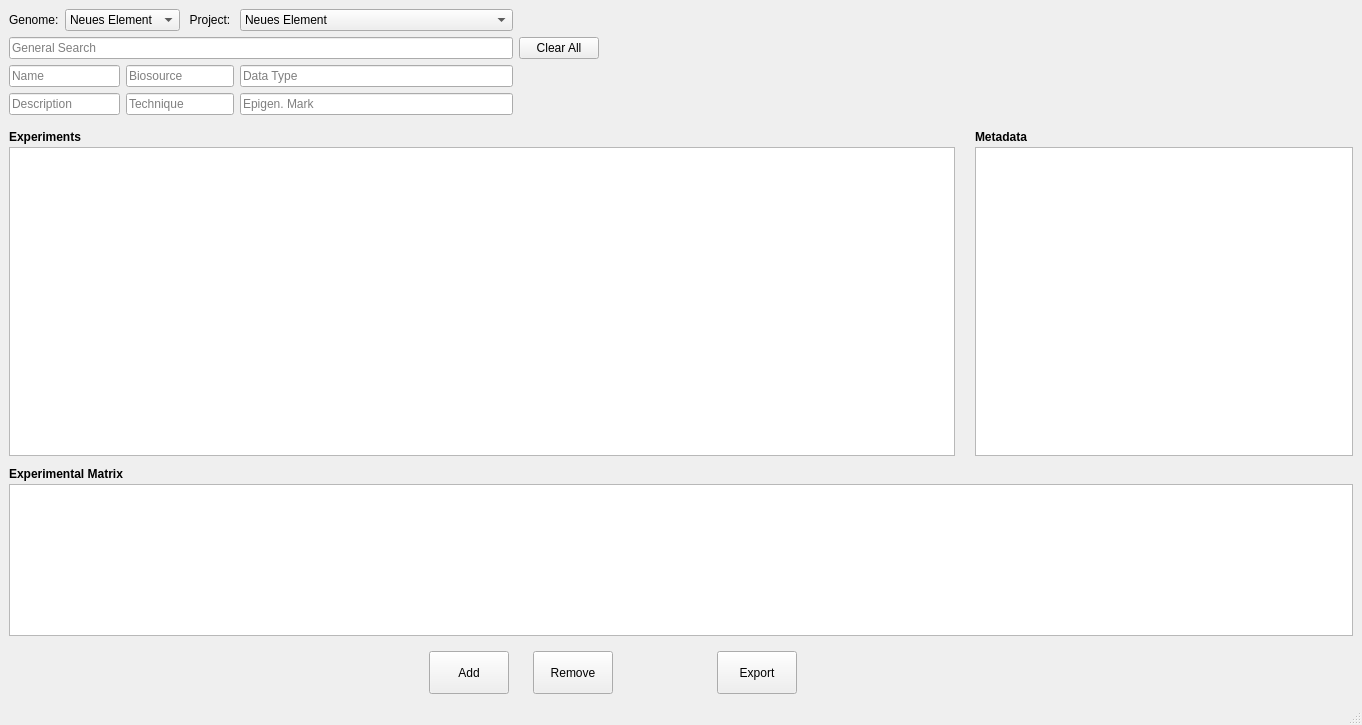
<?xml version="1.0" encoding="UTF-8"?>
<ui version="4.0">
 <class>MainWindow</class>
 <widget class="QMainWindow" name="MainWindow">
  <property name="geometry">
   <rect>
    <x>0</x>
    <y>0</y>
    <width>1362</width>
    <height>725</height>
   </rect>
  </property>
  <property name="windowTitle">
   <string>MainWindow</string>
  </property>
  <widget class="QWidget" name="Form">
   <layout class="QGridLayout" name="gridLayout_3">
    <item row="0" column="0">
     <layout class="QGridLayout" name="gridLayout">
      <item row="0" column="0">
       <widget class="QLabel" name="label">
        <property name="text">
         <string>Genome:</string>
        </property>
       </widget>
      </item>
      <item row="0" column="1" colspan="2">
       <widget class="QComboBox" name="comboBoxGenome">
        <item>
         <property name="text">
          <string>Neues Element</string>
         </property>
        </item>
        <item>
         <property name="text">
          <string>bbbbbb</string>
         </property>
        </item>
        <item>
         <property name="text">
          <string>jjutr</string>
         </property>
        </item>
        <item>
         <property name="text">
          <string>sagege</string>
         </property>
        </item>
       </widget>
      </item>
      <item row="0" column="3">
       <widget class="QLabel" name="label_2">
        <property name="text">
         <string>Project:</string>
        </property>
        <property name="alignment">
         <set>Qt::AlignCenter</set>
        </property>
       </widget>
      </item>
      <item row="0" column="4">
       <widget class="QComboBox" name="comboBoxProject">
        <item>
         <property name="text">
          <string>Neues Element</string>
         </property>
        </item>
        <item>
         <property name="text">
          <string>bbbbbb</string>
         </property>
        </item>
        <item>
         <property name="text">
          <string>jjutr</string>
         </property>
        </item>
        <item>
         <property name="text">
          <string>sagege</string>
         </property>
        </item>
       </widget>
      </item>
      <item row="1" column="0" colspan="5">
       <widget class="QLineEdit" name="lineEditGeneralSearch">
        <property name="placeholderText">
         <string>General Search</string>
        </property>
       </widget>
      </item>
      <item row="1" column="5">
       <widget class="QPushButton" name="pushButtonClear">
        <property name="text">
         <string>Clear All</string>
        </property>
       </widget>
      </item>
      <item row="2" column="0" colspan="2">
       <widget class="QLineEdit" name="lineEditName">
        <property name="placeholderText">
         <string>Name</string>
        </property>
       </widget>
      </item>
      <item row="2" column="2" colspan="2">
       <widget class="QLineEdit" name="lineEditBiosource">
        <property name="placeholderText">
         <string>Biosource</string>
        </property>
       </widget>
      </item>
      <item row="2" column="4">
       <widget class="QLineEdit" name="lineEditDataType">
        <property name="placeholderText">
         <string>Data Type</string>
        </property>
       </widget>
      </item>
      <item row="3" column="0" colspan="2">
       <widget class="QLineEdit" name="lineEditDescription">
        <property name="placeholderText">
         <string>Description</string>
        </property>
       </widget>
      </item>
      <item row="3" column="2" colspan="2">
       <widget class="QLineEdit" name="lineEditTechnique">
        <property name="placeholderText">
         <string>Technique</string>
        </property>
       </widget>
      </item>
      <item row="3" column="4">
       <widget class="QLineEdit" name="lineEditEpigenetic">
        <property name="placeholderText">
         <string>Epigen. Mark</string>
        </property>
       </widget>
      </item>
     </layout>
    </item>
    <item row="0" column="1">
     <spacer name="horizontalSpacer_4">
      <property name="orientation">
       <enum>Qt::Horizontal</enum>
      </property>
      <property name="sizeType">
       <enum>QSizePolicy::Expanding</enum>
      </property>
      <property name="sizeHint" stdset="0">
       <size>
        <width>748</width>
        <height>20</height>
       </size>
      </property>
     </spacer>
    </item>
    <item row="1" column="0" colspan="2">
     <layout class="QVBoxLayout" name="verticalLayout" stretch="15,0,0,7,0,2">
      <property name="spacing">
       <number>3</number>
      </property>
      <property name="topMargin">
       <number>9</number>
      </property>
      <item>
       <layout class="QGridLayout" name="gridLayout_2" columnstretch="5,2">
        <property name="horizontalSpacing">
         <number>20</number>
        </property>
        <item row="0" column="0">
         <widget class="QLabel" name="label_3">
          <property name="font">
           <font>
            <weight>75</weight>
            <bold>true</bold>
           </font>
          </property>
          <property name="text">
           <string>Experiments</string>
          </property>
         </widget>
        </item>
        <item row="0" column="1">
         <widget class="QLabel" name="label_4">
          <property name="font">
           <font>
            <weight>75</weight>
            <bold>true</bold>
           </font>
          </property>
          <property name="text">
           <string>Metadata</string>
          </property>
         </widget>
        </item>
        <item row="1" column="0">
         <widget class="QTableView" name="dataTable">
          <property name="selectionBehavior">
           <enum>QAbstractItemView::SelectRows</enum>
          </property>
          <property name="horizontalScrollMode">
           <enum>QAbstractItemView::ScrollPerPixel</enum>
          </property>
          <property name="sortingEnabled">
           <bool>true</bool>
          </property>
          <attribute name="verticalHeaderVisible">
           <bool>true</bool>
          </attribute>
          <attribute name="verticalHeaderHighlightSections">
           <bool>false</bool>
          </attribute>
         </widget>
        </item>
        <item row="1" column="1">
         <widget class="QTableView" name="tableViewMeta">
          <property name="autoScroll">
           <bool>true</bool>
          </property>
          <property name="selectionMode">
           <enum>QAbstractItemView::NoSelection</enum>
          </property>
          <property name="selectionBehavior">
           <enum>QAbstractItemView::SelectRows</enum>
          </property>
          <property name="horizontalScrollMode">
           <enum>QAbstractItemView::ScrollPerPixel</enum>
          </property>
          <property name="showGrid">
           <bool>false</bool>
          </property>
          <property name="sortingEnabled">
           <bool>false</bool>
          </property>
          <attribute name="horizontalHeaderStretchLastSection">
           <bool>true</bool>
          </attribute>
          <attribute name="verticalHeaderVisible">
           <bool>false</bool>
          </attribute>
          <attribute name="verticalHeaderHighlightSections">
           <bool>false</bool>
          </attribute>
         </widget>
        </item>
       </layout>
      </item>
      <item>
       <spacer name="verticalSpacer">
        <property name="orientation">
         <enum>Qt::Vertical</enum>
        </property>
        <property name="sizeType">
         <enum>QSizePolicy::Fixed</enum>
        </property>
        <property name="sizeHint" stdset="0">
         <size>
          <width>20</width>
          <height>8</height>
         </size>
        </property>
       </spacer>
      </item>
      <item>
       <widget class="QLabel" name="label_5">
        <property name="font">
         <font>
          <weight>75</weight>
          <bold>true</bold>
         </font>
        </property>
        <property name="text">
         <string>Experimental Matrix</string>
        </property>
        <property name="alignment">
         <set>Qt::AlignBottom|Qt::AlignLeading|Qt::AlignLeft</set>
        </property>
        <property name="wordWrap">
         <bool>false</bool>
        </property>
       </widget>
      </item>
      <item>
       <widget class="QTableView" name="dataTableSelected">
        <property name="selectionBehavior">
         <enum>QAbstractItemView::SelectRows</enum>
        </property>
        <property name="horizontalScrollMode">
         <enum>QAbstractItemView::ScrollPerPixel</enum>
        </property>
        <property name="sortingEnabled">
         <bool>true</bool>
        </property>
        <attribute name="verticalHeaderVisible">
         <bool>true</bool>
        </attribute>
        <attribute name="verticalHeaderHighlightSections">
         <bool>false</bool>
        </attribute>
       </widget>
      </item>
      <item>
       <spacer name="verticalSpacer_2">
        <property name="orientation">
         <enum>Qt::Vertical</enum>
        </property>
        <property name="sizeType">
         <enum>QSizePolicy::Fixed</enum>
        </property>
        <property name="sizeHint" stdset="0">
         <size>
          <width>20</width>
          <height>12</height>
         </size>
        </property>
       </spacer>
      </item>
      <item>
       <layout class="QHBoxLayout" name="horizontalLayout" stretch="0,0,0,0,0,0,0">
        <property name="spacing">
         <number>24</number>
        </property>
        <item>
         <spacer name="horizontalSpacer">
          <property name="orientation">
           <enum>Qt::Horizontal</enum>
          </property>
          <property name="sizeType">
           <enum>QSizePolicy::Fixed</enum>
          </property>
          <property name="sizeHint" stdset="0">
           <size>
            <width>330</width>
            <height>20</height>
           </size>
          </property>
         </spacer>
        </item>
        <item>
         <spacer name="horizontalSpacer_5">
          <property name="orientation">
           <enum>Qt::Horizontal</enum>
          </property>
          <property name="sizeType">
           <enum>QSizePolicy::Preferred</enum>
          </property>
          <property name="sizeHint" stdset="0">
           <size>
            <width>90</width>
            <height>20</height>
           </size>
          </property>
         </spacer>
        </item>
        <item>
         <widget class="QPushButton" name="pushButtonAdd">
          <property name="sizePolicy">
           <sizepolicy hsizetype="Minimum" vsizetype="Expanding">
            <horstretch>0</horstretch>
            <verstretch>0</verstretch>
           </sizepolicy>
          </property>
          <property name="text">
           <string>Add</string>
          </property>
          <property name="icon">
           <iconset resource="icons.qrc">
            <normaloff>:/icons/add.png</normaloff>:/icons/add.png</iconset>
          </property>
          <property name="iconSize">
           <size>
            <width>20</width>
            <height>20</height>
           </size>
          </property>
         </widget>
        </item>
        <item>
         <widget class="QPushButton" name="pushButtonRemove">
          <property name="sizePolicy">
           <sizepolicy hsizetype="Minimum" vsizetype="Expanding">
            <horstretch>0</horstretch>
            <verstretch>0</verstretch>
           </sizepolicy>
          </property>
          <property name="text">
           <string>Remove</string>
          </property>
          <property name="icon">
           <iconset resource="icons.qrc">
            <normaloff>:/icons/remove.png</normaloff>:/icons/remove.png</iconset>
          </property>
          <property name="iconSize">
           <size>
            <width>20</width>
            <height>20</height>
           </size>
          </property>
          <property name="checkable">
           <bool>false</bool>
          </property>
         </widget>
        </item>
        <item>
         <spacer name="horizontalSpacer_2">
          <property name="orientation">
           <enum>Qt::Horizontal</enum>
          </property>
          <property name="sizeType">
           <enum>QSizePolicy::Fixed</enum>
          </property>
          <property name="sizeHint" stdset="0">
           <size>
            <width>80</width>
            <height>20</height>
           </size>
          </property>
         </spacer>
        </item>
        <item>
         <widget class="QPushButton" name="pushButtonExport">
          <property name="sizePolicy">
           <sizepolicy hsizetype="Minimum" vsizetype="Expanding">
            <horstretch>0</horstretch>
            <verstretch>0</verstretch>
           </sizepolicy>
          </property>
          <property name="text">
           <string>Export</string>
          </property>
          <property name="icon">
           <iconset resource="icons.qrc">
            <normaloff>:/icons/export.png</normaloff>:/icons/export.png</iconset>
          </property>
          <property name="iconSize">
           <size>
            <width>20</width>
            <height>20</height>
           </size>
          </property>
         </widget>
        </item>
        <item>
         <spacer name="horizontalSpacer_3">
          <property name="orientation">
           <enum>Qt::Horizontal</enum>
          </property>
          <property name="sizeHint" stdset="0">
           <size>
            <width>40</width>
            <height>20</height>
           </size>
          </property>
         </spacer>
        </item>
       </layout>
      </item>
     </layout>
    </item>
   </layout>
  </widget>
  <widget class="QMenuBar" name="menubar">
   <property name="enabled">
    <bool>false</bool>
   </property>
   <property name="geometry">
    <rect>
     <x>0</x>
     <y>0</y>
     <width>1362</width>
     <height>25</height>
    </rect>
   </property>
  </widget>
  <widget class="QStatusBar" name="statusbar">
   <property name="enabled">
    <bool>true</bool>
   </property>
   <property name="sizeGripEnabled">
    <bool>true</bool>
   </property>
  </widget>
 </widget>
 <resources>
  <include location="icons.qrc"/>
 </resources>
 <connections>
  <connection>
   <sender>pushButtonClear</sender>
   <signal>clicked()</signal>
   <receiver>lineEditGeneralSearch</receiver>
   <slot>clear()</slot>
   <hints>
    <hint type="sourcelabel">
     <x>544</x>
     <y>77</y>
    </hint>
    <hint type="destinationlabel">
     <x>485</x>
     <y>77</y>
    </hint>
   </hints>
  </connection>
  <connection>
   <sender>pushButtonClear</sender>
   <signal>clicked()</signal>
   <receiver>lineEditName</receiver>
   <slot>clear()</slot>
   <hints>
    <hint type="sourcelabel">
     <x>578</x>
     <y>88</y>
    </hint>
    <hint type="destinationlabel">
     <x>131</x>
     <y>116</y>
    </hint>
   </hints>
  </connection>
  <connection>
   <sender>pushButtonClear</sender>
   <signal>clicked()</signal>
   <receiver>lineEditDescription</receiver>
   <slot>clear()</slot>
   <hints>
    <hint type="sourcelabel">
     <x>539</x>
     <y>88</y>
    </hint>
    <hint type="destinationlabel">
     <x>69</x>
     <y>143</y>
    </hint>
   </hints>
  </connection>
  <connection>
   <sender>pushButtonClear</sender>
   <signal>clicked()</signal>
   <receiver>lineEditBiosource</receiver>
   <slot>clear()</slot>
   <hints>
    <hint type="sourcelabel">
     <x>540</x>
     <y>92</y>
    </hint>
    <hint type="destinationlabel">
     <x>258</x>
     <y>126</y>
    </hint>
   </hints>
  </connection>
  <connection>
   <sender>pushButtonClear</sender>
   <signal>clicked()</signal>
   <receiver>lineEditTechnique</receiver>
   <slot>clear()</slot>
   <hints>
    <hint type="sourcelabel">
     <x>559</x>
     <y>84</y>
    </hint>
    <hint type="destinationlabel">
     <x>249</x>
     <y>150</y>
    </hint>
   </hints>
  </connection>
  <connection>
   <sender>pushButtonClear</sender>
   <signal>clicked()</signal>
   <receiver>lineEditDataType</receiver>
   <slot>clear()</slot>
   <hints>
    <hint type="sourcelabel">
     <x>562</x>
     <y>86</y>
    </hint>
    <hint type="destinationlabel">
     <x>470</x>
     <y>112</y>
    </hint>
   </hints>
  </connection>
  <connection>
   <sender>pushButtonClear</sender>
   <signal>clicked()</signal>
   <receiver>lineEditEpigenetic</receiver>
   <slot>clear()</slot>
   <hints>
    <hint type="sourcelabel">
     <x>588</x>
     <y>87</y>
    </hint>
    <hint type="destinationlabel">
     <x>487</x>
     <y>142</y>
    </hint>
   </hints>
  </connection>
 </connections>
</ui>
